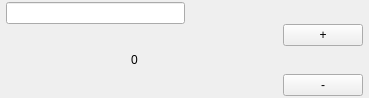
<?xml version="1.0" encoding="UTF-8"?>
<ui version="4.0">
 <class>NumberCounterItemWidgetClass</class>
 <widget class="QWidget" name="NumberCounterItemWidgetClass">
  <property name="geometry">
   <rect>
    <x>0</x>
    <y>0</y>
    <width>369</width>
    <height>98</height>
   </rect>
  </property>
  <property name="maximumSize">
   <size>
    <width>16777215</width>
    <height>120</height>
   </size>
  </property>
  <property name="windowTitle">
   <string>NumberCounterItemWidget</string>
  </property>
  <layout class="QVBoxLayout" name="verticalLayout_3">
   <property name="spacing">
    <number>0</number>
   </property>
   <property name="leftMargin">
    <number>6</number>
   </property>
   <property name="topMargin">
    <number>2</number>
   </property>
   <property name="rightMargin">
    <number>6</number>
   </property>
   <property name="bottomMargin">
    <number>2</number>
   </property>
   <item>
    <layout class="QVBoxLayout" name="verticalLayout_2">
     <property name="spacing">
      <number>0</number>
     </property>
     <item>
      <layout class="QHBoxLayout" name="horizontalLayout_2">
       <item>
        <widget class="FileNameLineEdit" name="lineEdit_filename">
         <property name="contextMenuPolicy">
          <enum>Qt::NoContextMenu</enum>
         </property>
        </widget>
       </item>
       <item>
        <spacer name="horizontalSpacer">
         <property name="orientation">
          <enum>Qt::Horizontal</enum>
         </property>
         <property name="sizeHint" stdset="0">
          <size>
           <width>40</width>
           <height>20</height>
          </size>
         </property>
        </spacer>
       </item>
      </layout>
     </item>
     <item>
      <layout class="QHBoxLayout" name="horizontalLayout">
       <property name="spacing">
        <number>20</number>
       </property>
       <item>
        <widget class="QLabel" name="label">
         <property name="sizePolicy">
          <sizepolicy hsizetype="Expanding" vsizetype="Expanding">
           <horstretch>0</horstretch>
           <verstretch>0</verstretch>
          </sizepolicy>
         </property>
         <property name="text">
          <string>0</string>
         </property>
         <property name="alignment">
          <set>Qt::AlignCenter</set>
         </property>
        </widget>
       </item>
       <item>
        <layout class="QVBoxLayout" name="verticalLayout">
         <item>
          <widget class="QPushButton" name="pushButton_Increase">
           <property name="text">
            <string>+</string>
           </property>
          </widget>
         </item>
         <item>
          <spacer name="verticalSpacer">
           <property name="orientation">
            <enum>Qt::Vertical</enum>
           </property>
           <property name="sizeHint" stdset="0">
            <size>
             <width>20</width>
             <height>40</height>
            </size>
           </property>
          </spacer>
         </item>
         <item>
          <widget class="QPushButton" name="pushButton_Decrease">
           <property name="text">
            <string>-</string>
           </property>
          </widget>
         </item>
        </layout>
       </item>
      </layout>
     </item>
    </layout>
   </item>
  </layout>
 </widget>
 <layoutdefault spacing="6" margin="11"/>
 <customwidgets>
  <customwidget>
   <class>FileNameLineEdit</class>
   <extends>QLineEdit</extends>
   <header location="global">filenamelineedit.h</header>
  </customwidget>
 </customwidgets>
 <resources/>
 <connections/>
</ui>
